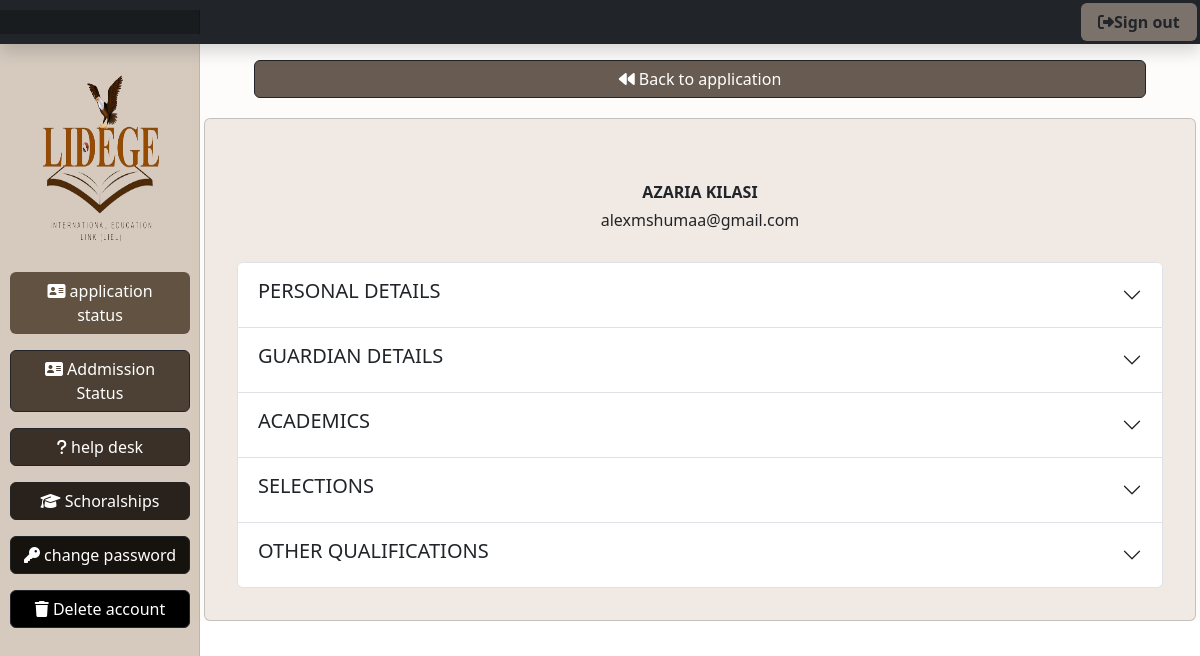
The page /profile/ (signed in) on the database its author committed.
### applicantsReg/models.py (models this page shows, shortened)
class Applicant_Personal_Details(models.Model):
    user = models.OneToOneField(CustomUser, on_delete=models.CASCADE,related_name='personal_details')
    firstname = models.CharField(max_length=100)
    last_name = models.CharField(max_length=100)
    phone = models.CharField(max_length=13)
    date_of_birth =  models.DateField(null=True)
    submission_time = SubmissionTimeField(null=True)
    nationality = models.CharField(
        max_length=100,
        choices=[(country.name, country.name) for country in pycountry.countries],
        blank=True,
        null=True,
    )
    profile_image = models.ImageField(upload_to='profile_images/', blank=True)
    class Meta:
        verbose_name_plural = "Applicant personal Details"

class CustomUser(AbstractUser):
    email = models.EmailField(unique=True, blank=True, null=True)
    username = models.CharField(max_length=100, unique=True)
    referred_by = models.ForeignKey('self', on_delete=models.SET_NULL, null=True, related_name='referrals')
    class Meta:
        verbose_name_plural = "Users"

### applicantsReg/views.py (the view)
# urls.py: path('profile/',views.applicant_details_display_view,name = 'profile'),
@login_required
def applicant_details_display_view(request):
    if request.user.is_staff:
        return redirect("applist")
    applicant_details = getattr(request.user, 'personal_details', None)
    guardian_details = getattr(request.user, 'guardian_details', None)
    academic_qualification = getattr(request.user, 'academic_qualifications', None)
    selections  = getattr(request.user, 'selections', None)
    other_qualifications   = getattr(request.user, 'other_qualifications', None)
    if applicant_details or selections or guardian_details or academic_qualification or selections or other_qualifications:
        context = {
            "applicant_details":applicant_details,
            "guardian_details":guardian_details,
            "academic_qualification":academic_qualification,
            "selections": selections,
            "other_qualifications":other_qualifications,
                    }
        return render(request, "profile_view.html",context)
    else:
        error_message = "You don't have any profile you may logout or contact you system admin."
        messages.warning(request, error_message)
        return redirect("home")

### applicantsReg/templates/profile_view.html (shortened to what this page needs)
{%extends 'base5.html'%}
{%load static%}
{%load crispy_forms_tags%}
{%block content%}
 <div class="row" style="padding-top: 1rem; background-color:#f1e7dd27 ;">
   <div class="col-md-12" style="height: auto;">
    <a class="btn btn-dark" style="width: 90%; margin-left: 5%; margin-bottom:1rem; background-color:#4d4034d8;" href="{%url 'startApplication'%}">
      <i class="fa-solid fa-backward"></i>
    Back to application
  </a>
    <div class="card mt-1" style="padding: 2rem; background-color:#b3967c2d ;">
        <h6 style="text-align: center;"><strong>{{applicant_details.firstname}} {{applicant_details.last_name}}</strong></h6>
                 <h6 style="text-align: center; margin-bottom: 2rem;">{{applicant_details.user.email}}</h6>
                 <div class="accordion" id="accordionPanelsStayOpenExample">
                  <div class="accordion-item">
                    <h2 class="accordion-header" id="panelsStayOpen-headingOne">
                      <button class="accordion-button collapsed" type="button" data-bs-toggle="collapse"  data-bs-target="#panelsStayOpen-collapseOne" aria-expanded="false" aria-controls="panelsStayOpen-collapseOne">
                        <h5 style="text-align: center;">PERSONAL DETAILS</h5>
                      </button>
                    </h2>
                  </div>
                  <div class="accordion-item">
                    <h2 class="accordion-header" id="panelsStayOpen-headingTwo">
                      <button class="accordion-button collapsed" type="button" data-bs-toggle="collapse" data-bs-target="#panelsStayOpen-collapseTwo" aria-expanded="false" aria-controls="panelsStayOpen-collapseTwo">
                        <h5 style="text-align: center;">GUARDIAN DETAILS</h5>
                      </button>
                    </h2>
                  </div>
                  <div class="accordion-item">
                    <h2 class="accordion-header" id="panelsStayOpen-headingThree">
                      <button class="accordion-button collapsed" type="button" data-bs-toggle="collapse" data-bs-target="#panelsStayOpen-collapseThree" aria-expanded="false" aria-controls="panelsStayOpen-collapseThree">
                        <h5 style="text-align: center;">ACADEMICS</h5>
                      </button>
                    </h2>
                  </div>
                  <div class="accordion-item">
                    <h2 class="accordion-header" id="panelsStayOpen-headingFive">
                      <button class="accordion-button collapsed" type="button" data-bs-toggle="collapse" data-bs-target="#panelsStayOpen-collapseFive" aria-expanded="false" aria-controls="panelsStayOpen-collapseFive">
                        <h5 style="text-align: center;">SELECTIONS</h5>
                      </button>
                    </h2>
                  </div>
                  <div class="accordion-item">
                    <h2 class="accordion-header" id="panelsStayOpen-headingFour">
                      <button class="accordion-button collapsed" type="button" data-bs-toggle="collapse" data-bs-target="#panelsStayOpen-collapseFour" aria-expanded="false" aria-controls="panelsStayOpen-collapseFour">
                        <h5 style="text-align: center;">OTHER QUALIFICATIONS</h5>
                      </button>
                    </h2>
                  </div>
                </div>
    </div>
   </div>
 </div>
{%endblock%}

### static/css/dashboard.css (style rules this page uses)
body { font-size: .875rem; }

### rows shown on the page
Applicant_Personal_Details: firstname "AZARIA", last_name "KILASI", user.email "alexmshumaa@gmail.com"
